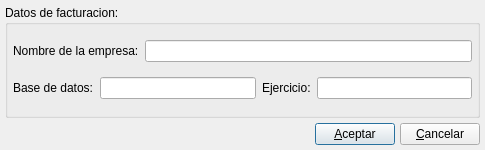
<ui version="4.0" >
 <class>nuevafactbase</class>
 <widget class="QDialog" name="nuevafactbase" >
  <property name="geometry" >
   <rect>
    <x>0</x>
    <y>0</y>
    <width>485</width>
    <height>150</height>
   </rect>
  </property>
  <property name="minimumSize" >
   <size>
    <width>485</width>
    <height>150</height>
   </size>
  </property>
  <property name="windowTitle" >
   <string>Nueva facturacion</string>
  </property>
  <layout class="QVBoxLayout" >
   <property name="margin" >
    <number>5</number>
   </property>
   <property name="spacing" >
    <number>5</number>
   </property>
   <item>
    <widget class="QGroupBox" name="groupBox" >
     <property name="title" >
      <string>Datos de facturacion:</string>
     </property>
     <layout class="QVBoxLayout" >
      <property name="margin" >
       <number>5</number>
      </property>
      <property name="spacing" >
       <number>5</number>
      </property>
      <item>
       <layout class="QHBoxLayout" >
        <property name="margin" >
         <number>0</number>
        </property>
        <property name="spacing" >
         <number>6</number>
        </property>
        <item>
         <widget class="QLabel" name="TextLabel1" >
          <property name="text" >
           <string>Nombre de la empresa:</string>
          </property>
         </widget>
        </item>
        <item>
         <widget class="QLineEdit" name="nombreempresa" />
        </item>
       </layout>
      </item>
      <item>
       <layout class="QHBoxLayout" >
        <property name="margin" >
         <number>0</number>
        </property>
        <property name="spacing" >
         <number>6</number>
        </property>
        <item>
         <widget class="QLabel" name="TextLabel3" >
          <property name="text" >
           <string>Base de datos:</string>
          </property>
         </widget>
        </item>
        <item>
         <widget class="QLineEdit" name="bdempresa" />
        </item>
        <item>
         <widget class="QLabel" name="TextLabel2" >
          <property name="text" >
           <string>Ejercicio:</string>
          </property>
         </widget>
        </item>
        <item>
         <widget class="QLineEdit" name="ejercicioempresa" />
        </item>
       </layout>
      </item>
     </layout>
    </widget>
   </item>
   <item>
    <layout class="QHBoxLayout" >
     <property name="margin" >
      <number>0</number>
     </property>
     <property name="spacing" >
      <number>5</number>
     </property>
     <item>
      <spacer>
       <property name="orientation" >
        <enum>Qt::Horizontal</enum>
       </property>
       <property name="sizeType" >
        <enum>QSizePolicy::Expanding</enum>
       </property>
       <property name="sizeHint" >
        <size>
         <width>385</width>
         <height>16</height>
        </size>
       </property>
      </spacer>
     </item>
     <item>
      <widget class="QPushButton" name="PushButton1" >
       <property name="text" >
        <string>&amp;Aceptar</string>
       </property>
      </widget>
     </item>
     <item>
      <widget class="QPushButton" name="PushButton1_2" >
       <property name="text" >
        <string>&amp;Cancelar</string>
       </property>
      </widget>
     </item>
    </layout>
   </item>
  </layout>
 </widget>
 <layoutdefault spacing="6" margin="11" />
 <resources/>
 <connections/>
</ui>
